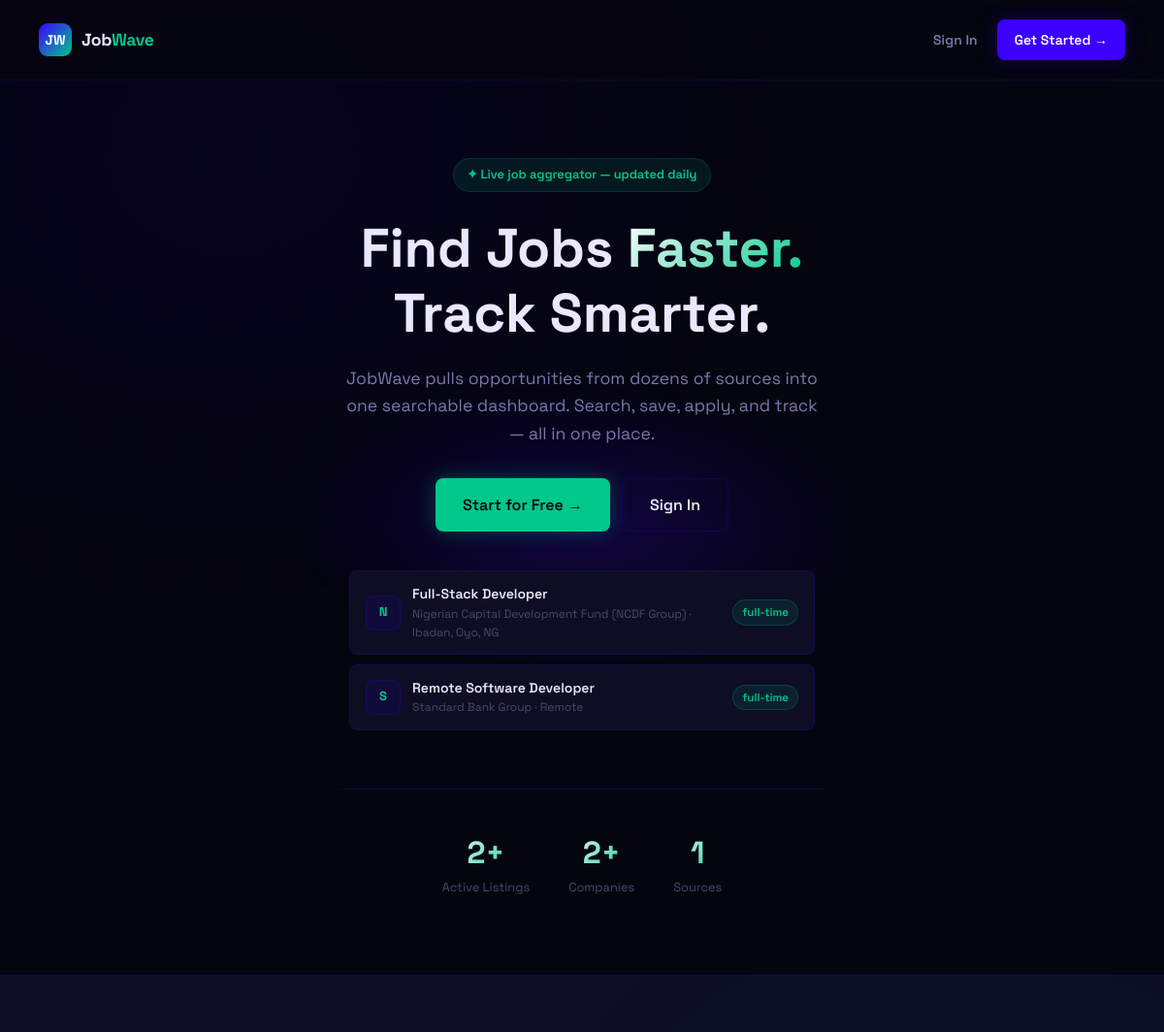
Before: / (upper part) with the older database file.
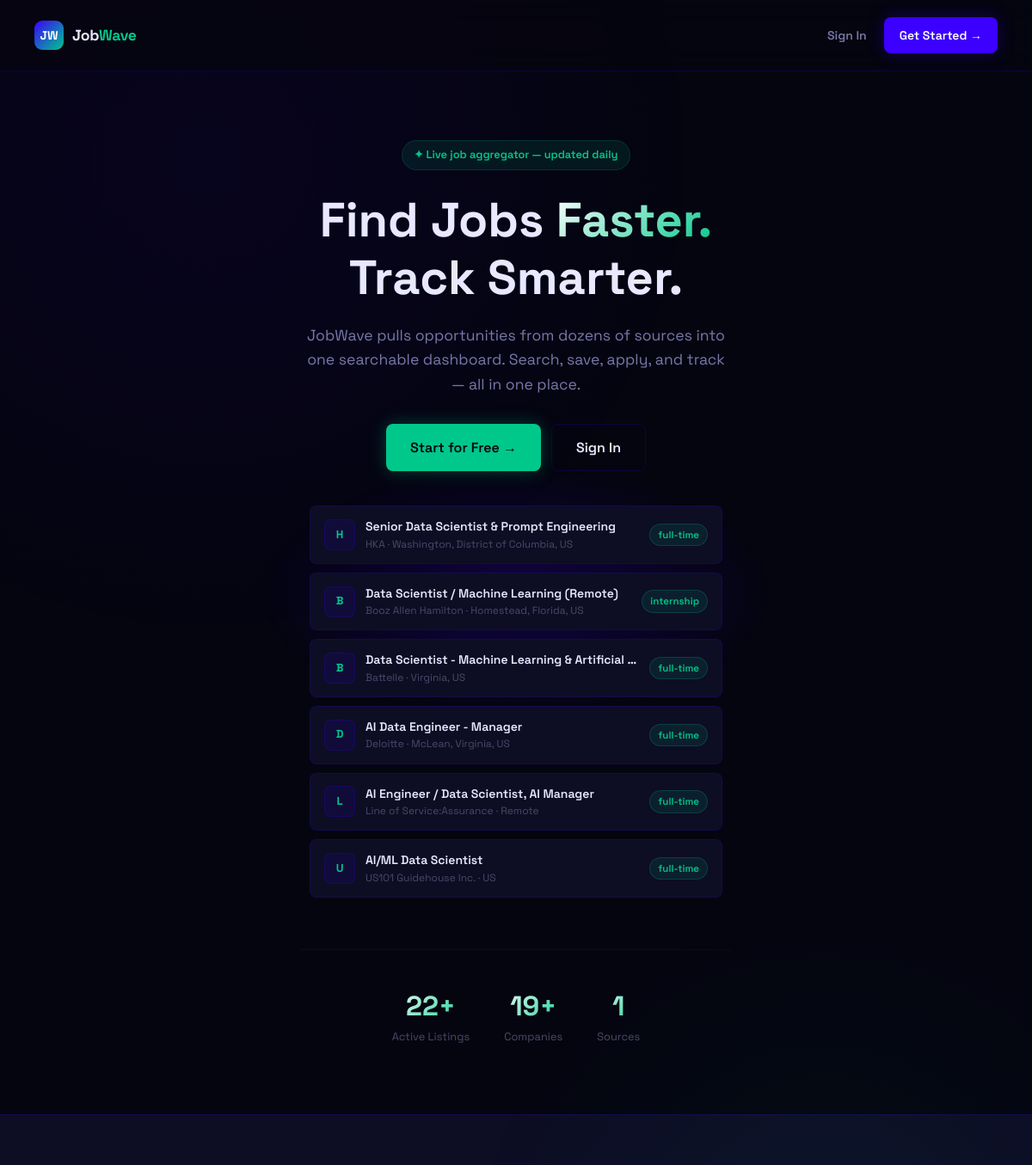
After: the same page with the newer database file.
### app.py (models this page shows)
class Job(db.Model):
    id = db.Column(db.Integer, primary_key=True)
    title = db.Column(db.String(200), nullable=False)
    company = db.Column(db.String(200), nullable=False)
    location = db.Column(db.String(200))
    job_type = db.Column(db.String(50))          # full-time | part-time | remote | contract
    experience = db.Column(db.String(50))         # entry | mid | senior
    salary_min = db.Column(db.Integer)
    salary_max = db.Column(db.Integer)
    description = db.Column(db.Text)
    requirements = db.Column(db.Text)
    source = db.Column(db.String(100))
    source_url = db.Column(db.String(500))
    source_id = db.Column(db.String(200), unique=True)  # duplicate detection
    tags = db.Column(db.String(500))
    is_active = db.Column(db.Boolean, default=True)
    scraped_at = db.Column(db.DateTime, default=datetime.utcnow)
    posted_at = db.Column(db.DateTime)
    views = db.Column(db.Integer, default=0)

### app.py (the view)
@app.route('/')
def index():
    if current_user.is_authenticated:
        return redirect(url_for('dashboard'))
    stats = {
        'total_jobs': Job.query.filter_by(is_active=True).count(),
        'companies': db.session.query(Job.company).distinct().count(),
        'sources': db.session.query(Job.source).distinct().count(),
    }
    recent = Job.query.filter_by(is_active=True).order_by(Job.scraped_at.desc()).limit(6).all()
    return render_template('index.html', stats=stats, recent=recent)

### templates/index.html (shortened to what this page needs)
{% extends 'base.html' %}
{% block public_content %}
<div class="landing">
  <nav class="landing-nav">
    <div style="display:flex;align-items:center;gap:10px;">
      <div class="logo-mark">JW</div>
      <div class="logo-text">Job<span>Wave</span></div>
    </div>
    <div style="display:flex;gap:8px;">
      <a href="{{ url_for('login') }}" class="btn btn-ghost">Sign In</a>
      <a href="{{ url_for('register') }}" class="btn btn-primary">Get Started →</a>
    </div>
  </nav>
  <section class="hero">
    <div class="hero-content">
      <div class="hero-eyebrow">✦ Live job aggregator — updated daily</div>
      <h1>Find Jobs <span class="gradient-text">Faster.</span><br>Track Smarter.</h1>
      <p>JobWave pulls opportunities from dozens of sources into one searchable dashboard. Search, save, apply, and track — all in one place.</p>
      <div class="hero-actions">
        <a href="{{ url_for('register') }}" class="btn btn-mint btn-lg">Start for Free →</a>
        <a href="{{ url_for('login') }}" class="btn btn-outline btn-lg">Sign In</a>
      </div>
      <div class="hero-job-list">
        {% for job in recent %}
        <div class="hero-job-item">
          <div class="hero-job-logo">{{ job.company[0] }}</div>
          <div style="flex:1;min-width:0;">
            <div style="font-weight:600;font-size:0.875rem;white-space:nowrap;overflow:hidden;text-overflow:ellipsis;">{{ job.title }}</div>
            <div style="font-size:0.75rem;color:var(--text-muted);">{{ job.company }} · {{ job.location }}</div>
          </div>
          <span class="badge badge-mint" style="flex-shrink:0;">{{ job.job_type or 'full-time' }}</span>
        </div>
        {% endfor %}
      </div>
      <div class="hero-stats">
        <div>
          <div class="hero-stat-value gradient-text">{{ stats.total_jobs }}+</div>
          <div class="hero-stat-label">Active Listings</div>
        </div>
        <div>
          <div class="hero-stat-value gradient-text">{{ stats.companies }}+</div>
          <div class="hero-stat-label">Companies</div>
        </div>
        <div>
          <div class="hero-stat-value gradient-text">{{ stats.sources }}</div>
          <div class="hero-stat-label">Sources</div>
        </div>
      </div>
    </div>
  </section>
  <section class="feature-grid">
  </section>
</div>
{% endblock %}

Changed rows visible on the page:
no longer on this page (row unchanged): Job: company "N", title "Full-Stack Developer", company "Nigerian Capital Development Fund (NCDF Group)", location "Ibadan, Oyo, NG", job_type "full-time"
no longer on this page (row unchanged): Job: company "S", title "Remote Software Developer", company "Standard Bank Group", location "Remote", job_type "full-time"
added Job: company "H", title "Senior Data Scientist & Prompt Engineering", company "HKA", location "Washington, District of Columbia, US", job_type "full-time"
added Job: company "B", title "Data Scientist / Machine Learning (Remote)", company "Booz Allen Hamilton", location "Homestead, Florida, US", job_type "internship"
added Job: company "B", title "Data Scientist - Machine Learning & Artificial…", company "Battelle", location "Virginia, US", job_type "full-time"
added Job: company "D", title "AI Data Engineer - Manager", company "Deloitte", location "McLean, Virginia, US", job_type "full-time"
added Job: company "L", title "AI Engineer / Data Scientist, AI Manager", company "Line of Service:Assurance", location "Remote", job_type "full-time"
added Job: company "U", title "AI/ML Data Scientist", company "US101 Guidehouse Inc.", location "US", job_type "full-time"
Other visible differences:
{{ stats.total_jobs }}: "2" → "22"
{{ stats.companies }}: "2" → "19"
